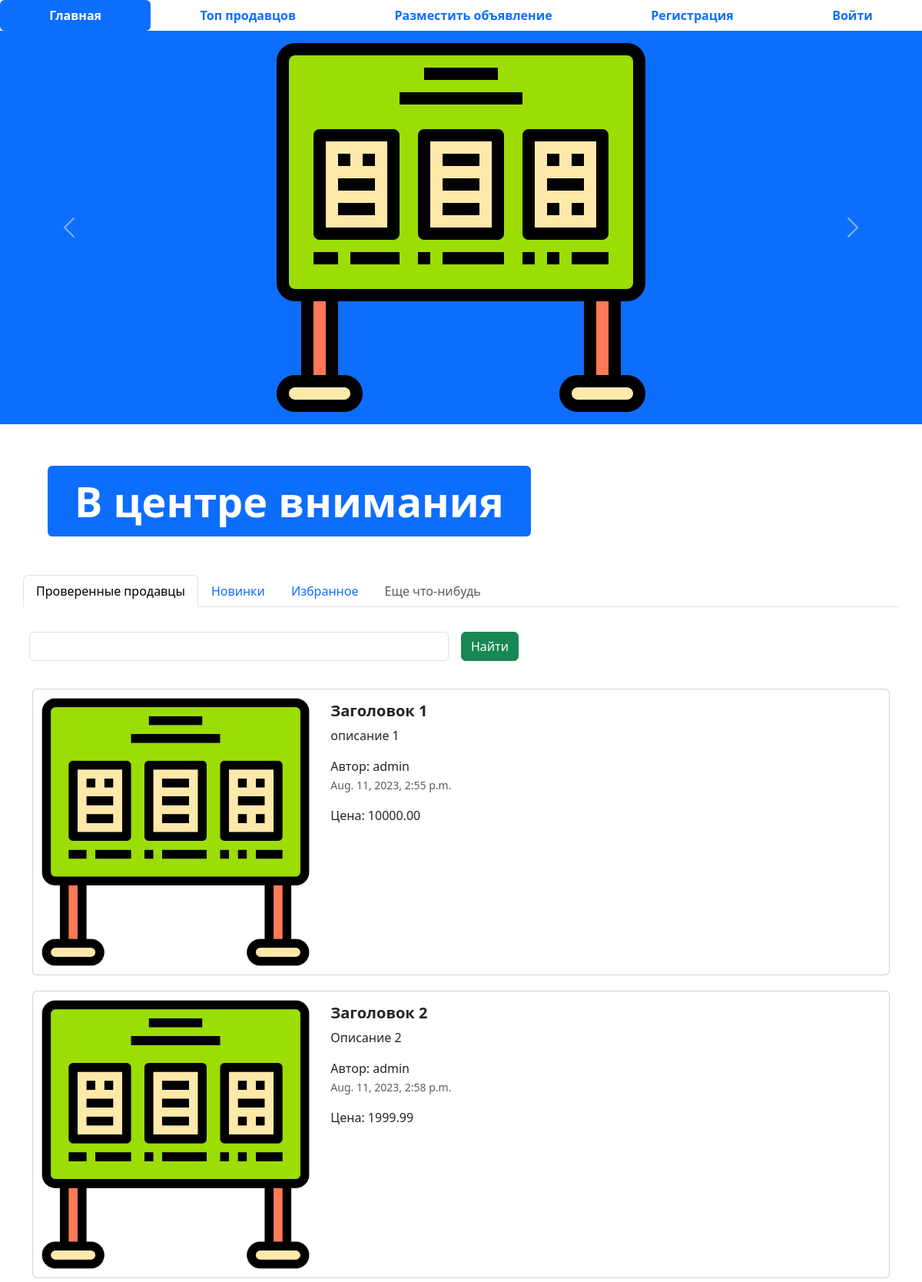
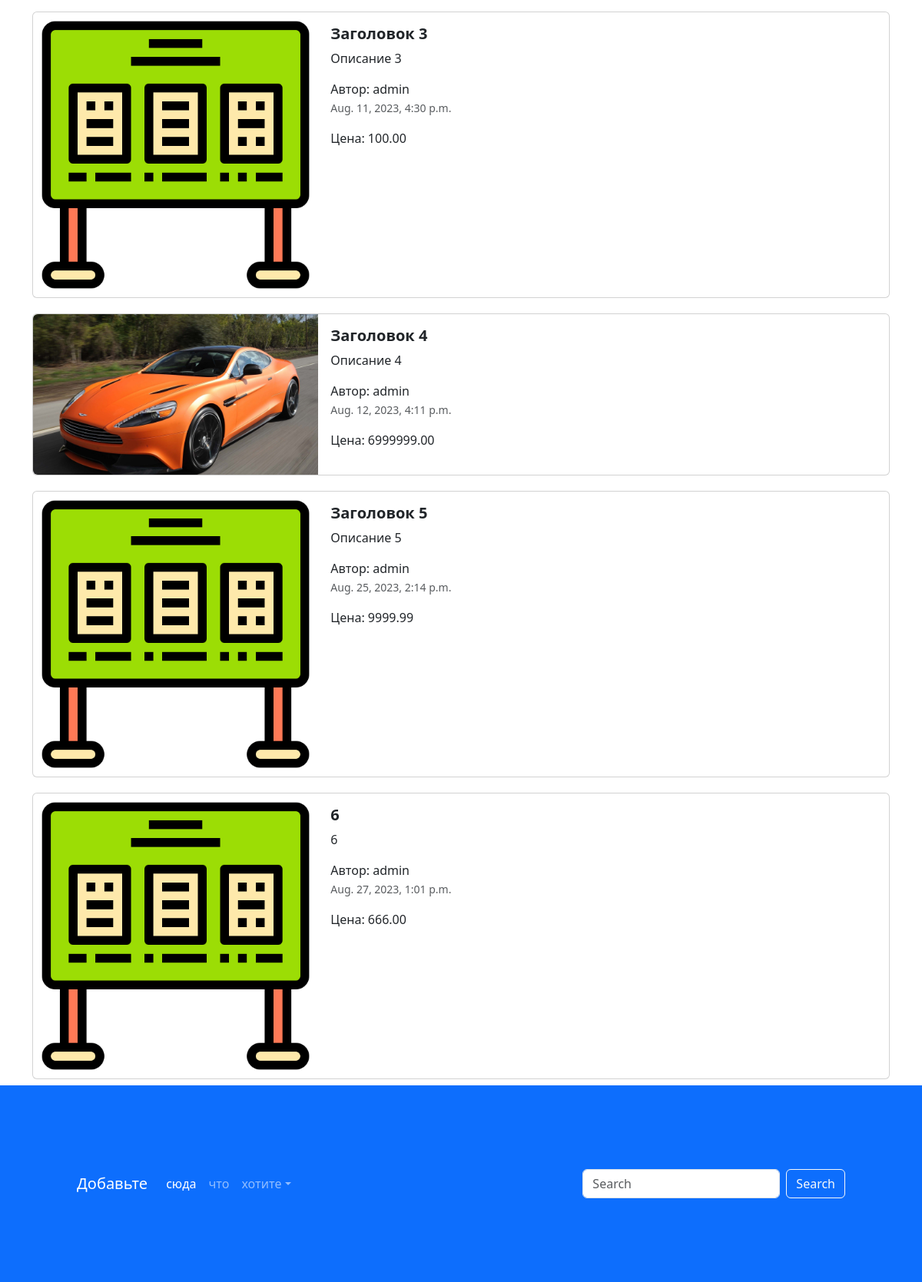
The page / on the database its author committed (2 pictures, top to bottom).
### app_advertisements/models.py (models this page shows, shortened)
class Advertisement(models.Model):
    title = models.CharField('заголовок', max_length = 128)
    description = models.TextField('описание')
    price = models.DecimalField('цена', max_digits = 10, decimal_places = 2)
    auction = models.BooleanField('торг', help_text='Отметьте если торг уместен')
    created_date = models.DateTimeField(auto_now_add = True)
    updated_date = models.DateTimeField(auto_now = True)
    user = models.ForeignKey(User, verbose_name = 'пользователь', on_delete = models.CASCADE)
    image = models.ImageField('изображение', upload_to='advertisements/', blank=True)
    class Meta:
        db_table = 'advetisements'

### app_advertisements/views.py (the view)
# urls.py: path('', index, name='main-page'),
def index(request):
    advertisements = Advertisement.objects.all()
    context = {'advertisements' : advertisements}
    return render(request, 'app_advertisement/index.html', context)

### templates/app_advertisement/index.html (shortened to what this page needs)
{% extends 'base.html' %}
{% load static %}
{% block content %}
<ul class="nav nav-pills sticky-top bg-white nav-fill">
  <li class="nav-item">
    <a class="nav-link active" aria-current="page" href="">
      <span style="font-weight: bold;">Главная</span>
    </a>
  </li>
  <li class="nav-item">
    <a class="nav-link" href="{% url 'top-sellers' %}"><span style="font-weight: bold;">Топ продавцов</span>
    </a>
  </li>
  <li class="nav-item">
    <a class="nav-link" href="{% url 'advertisement-post' %}">
      <span style="font-weight: bold;">Разместить объявление</span>
    </a>
  </li>
  {% if not user.is_authenticated %}
    <li class="nav-item">
      <a class="nav-link" href="{% url 'register' %}">
        <span style="font-weight: bold;">Регистрация</span>
      </a>
    </li>
    <li class="nav-item">
      <a class="nav-link" href="{% url 'login' %}">
        <span style="font-weight: bold;">Войти</span>
      </a>
    </li>
  {% endif %}
</ul>
<div id="carouselExampleControls" class="carousel slide bg-primary" data-bs-ride="carousel">
  <div class="carousel-inner">
    <div class="carousel-item active">
      <img src="{% static 'img/pic.png' %}" class="mx-auto d-block w-33" alt="...">
    </div>
  </div>
  <button class="carousel-control-prev" type="button" data-bs-target="#carouselExampleControls" data-bs-slide="prev">
    <span class="carousel-control-prev-icon" aria-hidden="true"></span>
  </button>
  <button class="carousel-control-next" type="button" data-bs-target="#carouselExampleControls" data-bs-slide="next">
    <span class="carousel-control-next-icon" aria-hidden="true"></span>
  </button>
</div>
<div class="container" style="margin: 50px;">
  <div class="display-2">
    <span class="badge bg-primary">В центре внимания</span>
  </div>
</div>
<div class="container">
  <div class="row">
    <ul class="nav nav-tabs bg-white">
      <li class="nav-item">
        <a class="nav-link active" aria-current="page" href="#">Проверенные продавцы</a>
      </li>
      <li class="nav-item">
        <a class="nav-link" href="#">Новинки</a>
      </li>
      <li class="nav-item">
        <a class="nav-link" href="#">Избранное</a>
      </li>
      <li class="nav-item">
        <a class="nav-link disabled" href="#" tabindex="-1" aria-disabled="true">Еще что-нибудь</a>
      </li>
    </ul>
    <form class="row g-3">
      <div class="col-auto w-50">
        <input type="text" class="form-control">
      </div>
      <div class="col-auto">
        <button type="submit" class="btn btn-success mb-3">Найти</button>
      </div>
    </form>
  </div>
{% for adv in advertisements %}
  <div class="col">
    <div class="card mb-2" style="max-width: 1200px; margin-top: 20px;">
      <div class="row g-0">
        <div class="col-md-4">
          <a href="{% url 'advertisement' %}" class="nav-link">
            <img src="{% if adv.image %} {{ adv.image.url }} {% else %} {% static 'img/pic.png' %} {% endif %}" class="img-fluid rounded-start" alt="Card title">
          </a>
        </div>
        <div class="col-md-8">
          <div class="card-body">
            <h5 class="card-title">
              <a href="{% url 'advertisement' %}" class="nav-link"><strong>{{ adv.title }}</strong></a>
            </h5>
            <a href="{% url 'advertisement' %}" class="nav-link">
              <p class="card-text">
                {{ adv.description }}
              </p>
              <span>Автор: {{ adv.user }}</span>
              <p class="card-text"><small class="text-muted">{{ adv.created_date }}</small></p>
              <span>Цена: {{ adv.price }}
            </a>
          </div>
        </div>
      </div>
    </div>
  </div>
  {% endfor %}
</div>
<footer style="padding: 100px;" class="bg-primary">
  <nav class="navbar navbar-expand-sm navbar-dark">
    <a class="navbar-brand" href="#">Добавьте</a>
    <div class="collapse navbar-collapse" id="collapsibleNavId">
      <ul class="navbar-nav me-auto mt-2 mt-lg-0">
        <li class="nav-item">
          <a class="nav-link active" href="#" aria-current="page">сюда</a>
        </li>
        <li class="nav-item">
          <a class="nav-link" href="#">что</a>
        </li>
        <li class="nav-item dropdown">
          <a class="nav-link dropdown-toggle" href="#" id="dropdownId" data-bs-toggle="dropdown" aria-haspopup="true"
             aria-expanded="false">хотите</a>
        </li>
      </ul>
      <form class="d-flex my-2 my-lg-0">
        <input class="form-control me-sm-2" type="text" placeholder="Search">
        <button class="btn btn-outline-light my-2 my-sm-0" type="submit">Search</button>
      </form>
    </div>
  </nav>
</footer>
{% endblock %}

### rows shown on the page
Advertisement: title "Заголовок 1", description "описание 1", user "admin", created_date "Aug. 11, 2023, 2:55 p.m.", price "10000.00"
Advertisement: title "Заголовок 2", description "Описание 2", user "admin", created_date "Aug. 11, 2023, 2:58 p.m.", price "1999.99"
Advertisement: title "Заголовок 3", description "Описание 3", user "admin", created_date "Aug. 11, 2023, 4:30 p.m.", price "100.00"
Advertisement: image (picture), title "Заголовок 4", description "Описание 4", user "admin", created_date "Aug. 12, 2023, 4:11 p.m.", price "6999999.00"
Advertisement: title "Заголовок 5", description "Описание 5", user "admin", created_date "Aug. 25, 2023, 2:14 p.m.", price "9999.99"
Advertisement: title "6", description "6", user "admin", created_date "Aug. 27, 2023, 1:01 p.m.", price "666.00"
